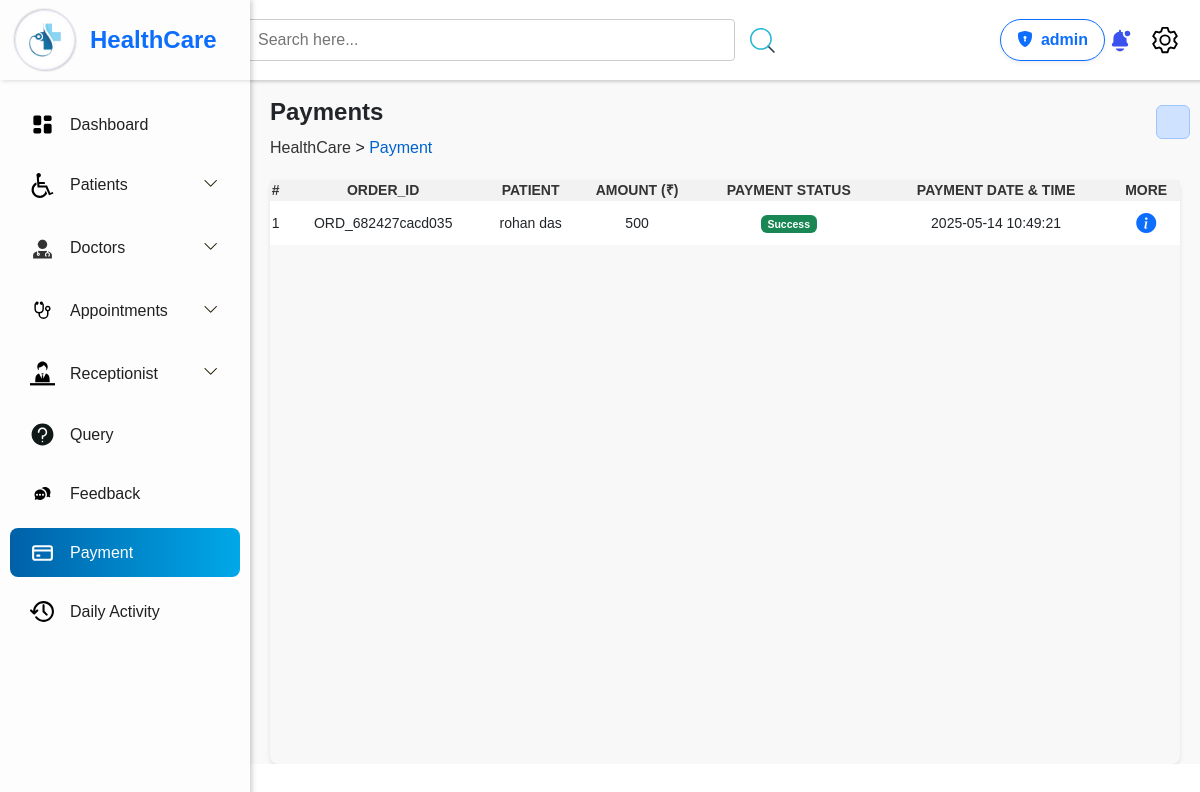
The app's page /Healthcare_manage/admin/Payment.php?payid=1 (signed in) with its own data.
### tables this page shows
CREATE TABLE `payments` (
  `payment_id` int(11) NOT NULL,
  `order_id` varchar(50) NOT NULL,
  `transection_id` varchar(50) NOT NULL,
  `patient_id` int(11) NOT NULL,
  `amount` decimal(50,0) NOT NULL,
  `status` varchar(15) NOT NULL,
  `create_at` datetime NOT NULL DEFAULT current_timestamp()
);

CREATE TABLE `patients` (
  `patient_id` int(5) NOT NULL,
  `patient_name` varchar(100) NOT NULL,
  `gender` varchar(10) NOT NULL,
  `dob` date NOT NULL,
  `email` varchar(255) NOT NULL,
  `contact` decimal(10,0) NOT NULL,
  `username` varchar(100) NOT NULL,
  `password` varchar(255) NOT NULL,
  `status` varchar(50) NOT NULL DEFAULT 'Active',
  `create_at` datetime NOT NULL DEFAULT current_timestamp()
);

### Healthcare_manage/admin/Payment.php (the view, shortened to what this page needs)
<?php
$conn = connection();
$query1 = mysqli_query($conn, "SELECT * FROM payments");
?>
<!DOCTYPE html>
<html lang="en">
<head>
    <link rel="stylesheet" href="./style/Payment.css">
    <link rel="stylesheet" href="https://cdn.datatables.net/1.11.5/css/jquery.dataTables.min.css" />
    <link rel="stylesheet" href="https://cdn.datatables.net/2.2.2/css/dataTables.dataTables.css" />
    <link rel="stylesheet" href="https://cdn.datatables.net/buttons/3.2.2/css/buttons.dataTables.css" />
    <link href="https://cdn.jsdelivr.net/npm/bootstrap@5.3.3/dist/css/bootstrap.min.css" rel="stylesheet">
    <link rel="stylesheet" href="https://cdn.jsdelivr.net/npm/bootstrap-icons/font/bootstrap-icons.css">
</head>
<body>
    <?php
    include_once("./Navbar.php");
    include_once("./component/admin_header.php");
    ?>
    <div class="content">
        <div class="header-list">
            <div class="left pt-4">
                <h4 class="fw-bold"> Payments </h4>
                <p style="margin-top:10px;"><a href="./Dashboard.php"> HealthCare </a> > <span> Payment </span></p>
            </div>
            <div class="right">
                <div class="alert alert-primary text-center fw-bold fs-5" role="alert"></div>
            </div>
        </div>
        <div class="container">
            <div class="table-container">
                <table id="myTable" class="nowrap">
                    <thead>
                        <tr>
                            <th class="text-center">#</th>
                            <th class="text-center">Order_id</th>
                            <th class="text-center">Patient</th>
                            <th class="text-center">Amount (&#8377;)</th>
                            <th class="text-center">Payment Status</th>
                            <th class="text-center">Payment Date & Time</th>
                            <th class="text-center">More</th>
                        </tr>
                    </thead>
                    <tbody>
                        <?php
                        while ($payments = mysqli_fetch_assoc($query1)) {
                        ?>
                            <tr>
                                <td class="text-center"><?php echo $payments['payment_id'] ?></td>
                                <td class="text-center"><?php echo $payments['order_id'] ?></td>
                                <td class="text-center">
                                    <?php
                                    $patient_id = $payments['patient_id'];
                                    $query2 = mysqli_query($conn, "SELECT patient_name FROM patients WHERE patient_id=$patient_id");
                                    $patients = mysqli_fetch_assoc($query2);
                                    echo $patients["patient_name"];
                                    ?>
                                </td>
                                <td class="text-center"><?php echo $payments['amount'] ?></td>
                                <td class="text-center"><?php if ($payments['status'] == "PAID") { ?>
                                   <div class="badge bg-success">Success</div>
                                <?php } ?></td>
                                <td class="text-center"><?php echo $payments['create_at'] ?></td>
                                <td class="text-center">
                                    <a href="?payid=<?php echo $payments["payment_id"]; ?>" name="edit">
                                        <button type="button" class="btn" data-bs-toggle="modal" data-bs-target="#exampleModal">
                                            <i class="bi bi-info-circle-fill text-primary fs-5"></i>
                                        </button>
                                    </a>
                                </td>
                            </tr>
                        <?php } ?>
                    </tbody>
                </table>
            </div>
        </div>
    </div>
</body>
</html>

### Healthcare_manage/admin/component/admin_header.php (shortened to what this page needs)
<?php
$conn = connection();
$query = mysqli_query($conn, "SELECT * FROM `admin`");
$admin = mysqli_fetch_assoc($query);
?>
<!DOCTYPE html>
<html lang="en">
<head>
</head>
<body>
    <div class="box">
        <div class="search-container">
            <input type="search" class="search-bar" id="search-bar" placeholder="Search here...">
            <img src="./../assets/images/search.svg" height="25" id="search-button">
        </div>
        <div class="d-flex align-items-center">
            <a class="btn btn-outline-primary d-flex align-items-center px-3 py-2 rounded-pill shadow-sm">
                <i class="bi bi-shield-lock-fill me-2"></i>
                <strong> <?= $admin["username"] ?></strong>
            </a>
        </div>
        <div class="icons mx-">
            <img src="./../assets/images/notification.svg" alt="Notification" class="icon" id="notification">
            <img src="./../assets/images/setting.svg" alt="Settings" class="icon" id="setting">
        </div>
    </div>
</body>
</html>

### Healthcare_manage/admin/style/Payment.css (style rules this page uses)
.content { margin-left: 250px; padding: 0 0px; overflow-x: hidden; background-color: #f9f9f9; }
.header-list { height: 10vh; width: 100%; display: flex; align-items: center; justify-content: space-between; padding: 50px 10px; }
.left, .right { align-items: center; }
.left { flex-grow: 1; padding: 10px; }
.left a { text-decoration: none; color: #333; }
.left span { color: #0063cc; }
.right { display: flex; align-items: center; gap: 10px; }
.content .container { min-height: 73vh; width: 100%; padding: 0px 20px; border-radius: 8px; display: flex; }
.table-container { width: 100%; border-radius: 8px; box-shadow: 0 2px 4px rgba(0, 0, 0, 0.1); background-color: #f8f8f8; }
table { min-width: 100%; border-collapse: collapse; background-color: #fff; }
thead { background-color: #f2f2f2; }
th, td { text-align: center; font-size: 14px; }
th { text-transform: uppercase; color: #333; background-color: #f2f2f2; }

### Healthcare_manage/admin/style/Navbar.css (style rules this page uses)
* { margin: 0; padding: 0; box-sizing: border-box; font-family: Arial, sans-serif; }

### Healthcare_manage/admin/component/admin_header.php (style rules this page uses)
.box { width: 100%; display: flex; justify-content: space-between; align-items: center; padding: 0 20px; background-color: #fff; height: 10vh; box-shadow: 2px 2px 3px rgb(206, 206, 206); }
.search-container { height: 100%; width: 100%; display: flex; justify-content: center; align-items: center; gap: 15px; min-width: 280px; }
.search-container #search-button { border: none; cursor: pointer; }
.search-bar { width: 50%; padding: 8px 12px; font-size: 16px; border: 1px solid #ccc; border-radius: 4px; outline: none; }
.icons { height: 100%; display: flex; justify-content: space-around; align-items: center; gap: 15px; }
.icon { width: 30px; height: 30px; cursor: pointer; }
.box { position: sticky; top: 0; z-index: 1; }

### records on screen
payments: payment_id "1", order "ORD_682427cacd035", patient.patient_name "rohan das", amount "500", status "Success", create_at "2025-05-14 10:49:21"

### other values on screen
$admin["username"] "admin"
